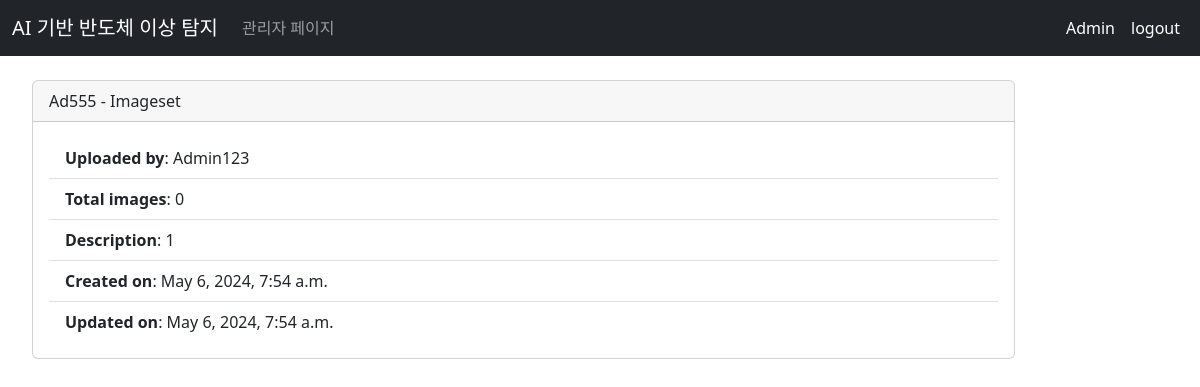
Page /images/19/imageset/ (signed in) on the committed database.
### apps/users/models.py (models this page shows)
class CustomUser(AbstractUser):
    age = models.PositiveIntegerField(null=True, blank=True)
    gender = models.CharField(
        choices=Organization.choices, max_length=10)

### apps/images/models.py (models this page shows, shortened)
class ImageSet(CreationModificationDateBase):
    name = models.CharField(max_length=100,
                            help_text="eg. Delhi-trip, Tajmahal, flowers"
                            )
    description = models.TextField()
    user = models.ForeignKey(settings.AUTH_USER_MODEL,
                             related_name='imagesets',
                             on_delete=models.CASCADE
                             )
    dirpath = models.CharField(max_length=150, null=True, blank=True)
    public = models.BooleanField(default=False)
    class Meta:
        constraints = [models.UniqueConstraint(
            fields=['user', 'name'],
            name='unique_imageset_by_user')]

### apps/images/views.py (the view)
# urls.py: path('<int:pk>/imageset/', views.ImageSetDetailView.as_view(),
class ImageSetDetailView(LoginRequiredMixin, DetailView):
    model = ImageSet
    context_object_name = 'imageset'

### apps/images/templates/images/imageset_detail.html (shortened to what this page needs)
{% extends 'base.html' %}
{% block content %}
<div class="col-md-10 mx-4">
    <div class="card">
    <div class="card-header">
        {{ imageset.name|capfirst }} - Imageset
    </div>
    <div class="card-body">
       <ul class="list-group list-group-flush">
            <li class="list-group-item"><b>Uploaded by</b>: {{ imageset.user|capfirst }}</li>
            <li class="list-group-item"><b>Total images</b>: {{ imageset.images.count }}</li>
            <li class="list-group-item"><b>Description</b>: {{ imageset.description }}</li>
            <li class="list-group-item"><b>Created on</b>: {{ imageset.created }}</li>
            <li class="list-group-item"><b>Updated on</b>: {{ imageset.modified }}</li>
        </ul>
    </div>
    </div>
</div>
{% endblock content %}

### templates/partials/_nav.html (shortened to what this page needs)
<nav class="navbar navbar-expand-lg navbar-dark bg-dark sticky-top fixed-top mb-4">
    <div class="container-fluid">
      <a class="navbar-brand" href="{% url 'home_url' %}">AI 기반 반도체 이상 탐지</a>
      <div class="collapse navbar-collapse" id="navbarSupportedContent">
        <ul class="navbar-nav me-auto mb-2 mb-lg-0">
           <li class="nav-item">
            <a class="nav-link" href="/admin">관리자 페이지</a>
          </li>
        </ul>
        <div class="d-flex">
          <ul class="navbar-nav me-auto mb-2 mb-lg-0">
          {% if user.is_authenticated %}
            <li class="nav-item">
              <a class="nav-link active" href="#">{{ request.user|capfirst }}</a>
            </li>
            <li class="nav-item">
              <a class="nav-link active" href="{% url 'users:logout' %}">logout</a>
            </li>
          {% endif %}
          </ul>
        </div>
      </div>
    </div>
  </nav>

### rows in the picture
CustomUser: user "Admin"
ImageSet: name "Ad555", user "Admin123", images.count "0", description "1", created "May 6, 2024, 7:54 a.m.", modified "May 6, 2024, 7:54 a.m."
